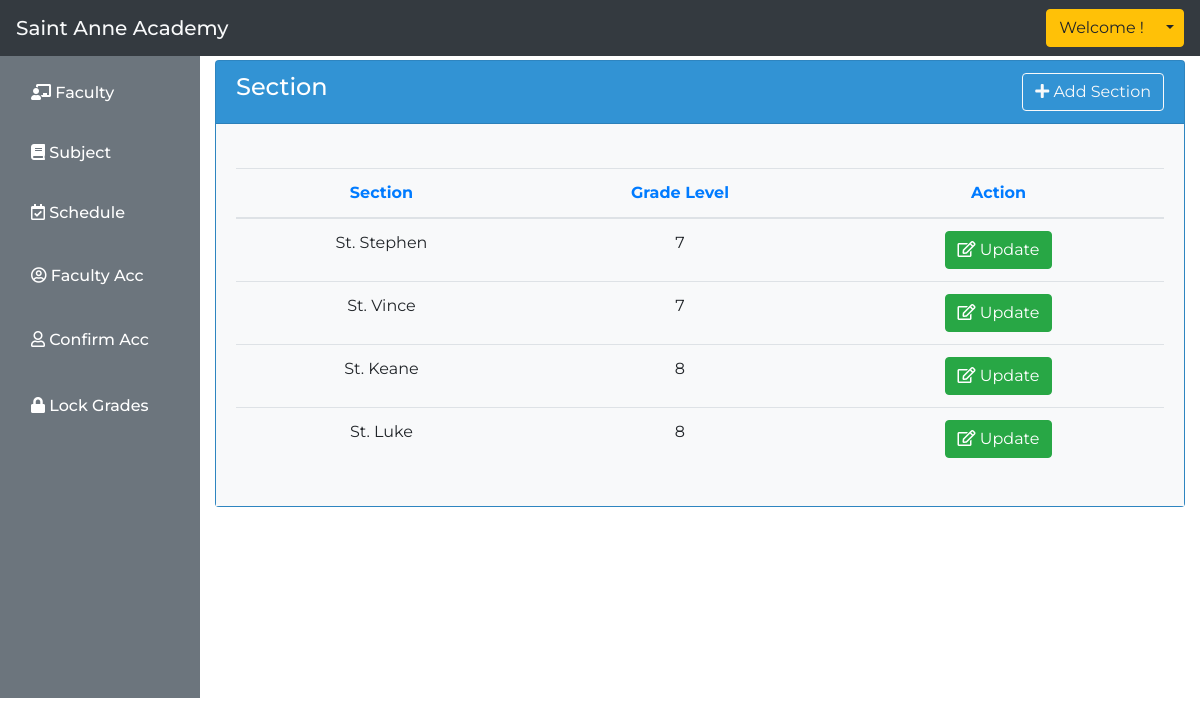
/admin/grade_level.php, run on the app's committed database.
### tables this page shows
CREATE TABLE `section` (
  `section_id` int(11) NOT NULL,
  `section_name` varchar(255) NOT NULL,
  `grade_level` int(11) NOT NULL
);

### admin/grade_level.php (the view, shortened to what this page needs)
<?php require 'layouts/admin_header.php'; ?>
<div class="float-right col-10" style="margin: 0 auto; margin-top: 5%;">
        <div class="card mb-3" style="max-width: col-9; background:#3498DB;">
            <div class="card-header">
                <div class="row">
                    <div class="col-6">
                        <h4 class="text-white">Section</h4>
                    </div>
                    <div class="col-6">
                        <button type="button" class="btn btn-outline-light float-right" data-toggle="modal" data-target="#exampleModalCenter">
                            <i class="fas fa-plus"></i> Add Section
                        </button>
                    </div>
                </div>
            </div>
                <div class="card-body bg-light text-dark">
                    <table class="table mt-4" style="text-align: center;">
                        <thead>
                            <tr>
                                <th class="text-primary" scope="col">Section</th>
                                <th class="text-primary" scope="col">Grade Level</th>
                                <th class="text-primary" scope="col">Action</th>
                            </tr>
                        </thead>
                        <tbody>
                            <?php
                                $con = mysqli_connect("localhost","root","","enrollment");
                                $sql = mysqli_query($con, "SELECT * FROM `section`");
                                while($row = mysqli_fetch_array($sql)){
                            ?>
                            <tr>
                                <td><?php echo $row['section_name']; ?></td>
                                <td><?php echo $row['grade_level']; ?></td>
                                <td>
                                    <button type="button" class="btn btn-success" data-toggle="modal" data-target="#update<?php echo $row['section_id']; ?>">
                                        <i class="far fa-edit"></i> Update
                                    </button>
                                </td>
                            </tr>
                            <?php
                                }
                            ?>
                        </tbody>
                    </table>
                </div>
            </div>
        </div>
<?php require 'layouts/admin_footer.php'; ?>

### admin/layouts/admin_header.php (style rules this page uses)
body { font-family: Montserrat; }

### data on the page
section: section_name "St. Stephen", grade_level "7"
section: section_name "St. Vince", grade_level "7"
section: section_name "St. Keane", grade_level "8"
section: section_name "St. Luke", grade_level "8"
